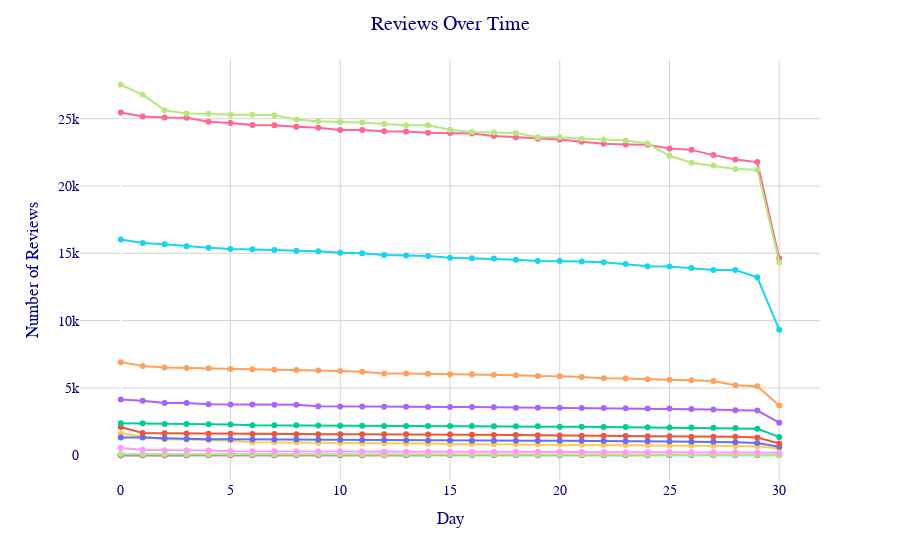

Here is the notebook cell this chart was saved with:
### Code cell
groups = df.groupby('review_year')

fig = px.scatter()

for group in groups:
    fig.add_trace(
        go.Scatter(
            y=group[1]['review_day'].value_counts(),
            name=str(group[1]['review_year'].iloc[0]),
            showlegend=True,
        )
    )

fig.update_traces(
    mode='markers+lines',
    hovertemplate='Number of Reviews: %{y}')

fig.update_xaxes(title='Day',
    gridcolor='lightgray',
                 showgrid=True, 
                 gridwidth=1)

fig.update_yaxes(title='Number of Reviews',
    gridcolor='lightgray',
                 showgrid=True, 
                 gridwidth=1)

fig.update_layout(title='Reviews Over Time',
    paper_bgcolor='rgba(0,0,0,0)',
                  plot_bgcolor='rgba(0,0,0,0)',
                  title_font_size=20,
                  showlegend=False,
                  hoverlabel=dict(
                      bgcolor='ivory',
                      font_size=16,
                      font_family='Rockwell'),
                  font=dict(family='Rockwell', 
                            color='navy',
                            size=14), 
                  title_x=0.5)

fig.show()

### Figure 1 — Plotly figure (JSON) as saved in the notebook; plotly's stock layout.template omitted (floating-point values rounded to 4 significant figures)
{"data": [{"hovertemplate": "Number of Reviews: %{y}", "legendgroup": "", "marker": {"color": "#636efa", "symbol": "circle"}, "mode": "markers+lines", "name": "", "orientation": "v", "showlegend": false, "type": "scatter", "xaxis": "x", "yaxis": "y"}, {"hovertemplate": "Number of Reviews: %{y}", "mode": "markers+lines", "name": "1999", "showlegend": true, "type": "scatter", "y": [1, 1, 1, 1]}, {"hovertemplate": "Number of Reviews: %{y}", "mode": "markers+lines", "name": "2000", "showlegend": true, "type": "scatter", "y": [1]}, {"hovertemplate": "Number of Reviews: %{y}", "mode": "markers+lines", "name": "2001", "showlegend": true, "type": "scatter", "y": [7, 2, 2, 2, 2, 1, 1, 1, 1, 1, 1, 1, 1, 1, 1]}, {"hovertemplate": "Number of Reviews: %{y}", "mode": "markers+lines", "name": "2002", "showlegend": true, "type": "scatter", "y": [6, 5, 4, 4, 3, 3, 3, 3, 3, 2, 2, 2, 2, 1, 1, 1, 1, 1, 1, 1, 1, 1, 1, 1, 1]}, {"hovertemplate": "Number of Reviews: %{y}", "mode": "markers+lines", "name": "2003", "showlegend": true, "type": "scatter", "y": [19, 19, 18, 18, 17, 16, 16, 15, 14, 14, 14, 14, 13, 13, 12, 12, 11, 11, 11, 10, 9, 9, 8, 8, 8, 8, 8, 7, 7, 7, 6]}, {"hovertemplate": "Number of Reviews: %{y}", "mode": "markers+lines", "name": "2004", "showlegend": true, "type": "scatter", "y": [49, 46, 44, 42, 41, 40, 39, 38, 38, 38, 38, 35, 34, 33, 33, 33, 32, 31, 31, 31, 31, 28, 28, 27, 27, 27, 27, 25, 25, 22, 17]}, {"hovertemplate": "Number of Reviews: %{y}", "mode": "markers+lines", "name": "2005", "showlegend": true, "type": "scatter", "y": [95, 83, 79, 76, 75, 73, 72, 72, 72, 72, 66, 66, 65, 65, 62, 62, 60, 60, 60, 57, 56, 56, 54, 54, 54, 54, 53, 53, 52, 49, 20]}, {"hovertemplate": "Number of Reviews: %{y}", "mode": "markers+lines", "name": "2006", "showlegend": true, "type": "scatter", "y": [533, 413, 373, 372, 362, 307, 298, 298, 285, 284, 276, 273, 270, 263, 263, 261, 260, 260, 258, 257, 255, 249, 238, 233, 233, 230, 225, 218, 217, 201, 190]}, {"hovertemplate": "Number of Reviews: %{y}", "mode": "markers+lines", "name": "2007", "showlegend": true, "type": "scatter", "y": [1614, 1415, 1168, 1164, 1147, 1084, 973, 967, 966, 916, 910, 902, 895, 881, 879, 843, 829, 823, 817, 804, 800, 782, 772, 757, 754, 728, 726, 708, 682, 665, 499]}, {"hovertemplate": "Number of Reviews: %{y}", "mode": "markers+lines", "name": "2008", "showlegend": true, "type": "scatter", "y": [1316, 1316, 1257, 1202, 1197, 1192, 1180, 1167, 1164, 1152, 1149, 1125, 1125, 1118, 1092, 1090, 1081, 1078, 1072, 1070, 1070, 1069, 1068, 1046, 1034, 1025, 1006, 1006, 964, 905, 624]}, {"hovertemplate": "Number of Reviews: %{y}", "mode": "markers+lines", "name": "2009", "showlegend": true, "type": "scatter", "y": [2093, 1661, 1630, 1615, 1598, 1589, 1581, 1575, 1568, 1564, 1556, 1556, 1556, 1555, 1543, 1535, 1522, 1513, 1510, 1487, 1460, 1456, 1441, 1429, 1418, 1411, 1375, 1372, 1367, 1314, 872]}, {"hovertemplate": "Number of Reviews: %{y}", "mode": "markers+lines", "name": "2010", "showlegend": true, "type": "scatter", "y": [2380, 2373, 2328, 2324, 2304, 2288, 2238, 2234, 2233, 2212, 2196, 2192, 2181, 2175, 2174, 2174, 2171, 2160, 2158, 2158, 2126, 2117, 2100, 2098, 2082, 2071, 2066, 2042, 2034, 1976, 1353]}, {"hovertemplate": "Number of Reviews: %{y}", "mode": "markers+lines", "name": "2011", "showlegend": true, "type": "scatter", "y": [4150, 4043, 3875, 3874, 3794, 3775, 3772, 3752, 3746, 3649, 3630, 3613, 3611, 3595, 3589, 3580, 3578, 3564, 3538, 3528, 3520, 3514, 3508, 3495, 3467, 3467, 3428, 3397, 3343, 3323, 2423]}, {"hovertemplate": "Number of Reviews: %{y}", "mode": "markers+lines", "name": "2012", "showlegend": true, "type": "scatter", "y": [6917, 6627, 6511, 6484, 6455, 6405, 6384, 6349, 6340, 6300, 6255, 6199, 6082, 6069, 6047, 6022, 6018, 5987, 5947, 5879, 5878, 5818, 5727, 5699, 5647, 5616, 5579, 5508, 5193, 5121, 3703]}, {"hovertemplate": "Number of Reviews: %{y}", "mode": "markers+lines", "name": "2013", "showlegend": true, "type": "scatter", "y": [16024, 15764, 15676, 15525, 15412, 15326, 15311, 15241, 15200, 15160, 15047, 15002, 14870, 14839, 14807, 14679, 14630, 14608, 14515, 14427, 14421, 14387, 14344, 14212, 14048, 14017, 13911, 13763, 13752, 13217, 9320]}, {"hovertemplate": "Number of Reviews: %{y}", "mode": "markers+lines", "name": "2014", "showlegend": true, "type": "scatter", "y": [25458, 25159, 25080, 25076, 24767, 24686, 24525, 24515, 24408, 24330, 24158, 24153, 24064, 24045, 23951, 23930, 23893, 23720, 23630, 23506, 23461, 23292, 23131, 23088, 23059, 22787, 22684, 22294, 21965, 21778, 14632]}, {"hovertemplate": "Number of Reviews: %{y}", "mode": "markers+lines", "name": "2015", "showlegend": true, "type": "scatter", "y": [27521, 26786, 25624, 25392, 25367, 25295, 25286, 25264, 24937, 24801, 24762, 24719, 24611, 24514, 24504, 24181, 24006, 23977, 23931, 23620, 23614, 23509, 23447, 23388, 23156, 22243, 21729, 21522, 21262, 21211, 14334]}], "layout": {"font": {"color": "navy", "family": "Rockwell", "size": 14}, "hoverlabel": {"bgcolor": "ivory", "font": {"family": "Rockwell", "size": 16}}, "legend": {"tracegroupgap": 0}, "margin": {"t": 60}, "paper_bgcolor": "rgba(0,0,0,0)", "plot_bgcolor": "rgba(0,0,0,0)", "showlegend": false, "title": {"font": {"size": 20}, "text": "Reviews Over Time", "x": 0.5}, "xaxis": {"anchor": "y", "domain": [0, 1], "gridcolor": "lightgray", "gridwidth": 1, "showgrid": true, "title": {"text": "Day"}}, "yaxis": {"anchor": "x", "domain": [0, 1], "gridcolor": "lightgray", "gridwidth": 1, "showgrid": true, "title": {"text": "Number of Reviews"}}}}
